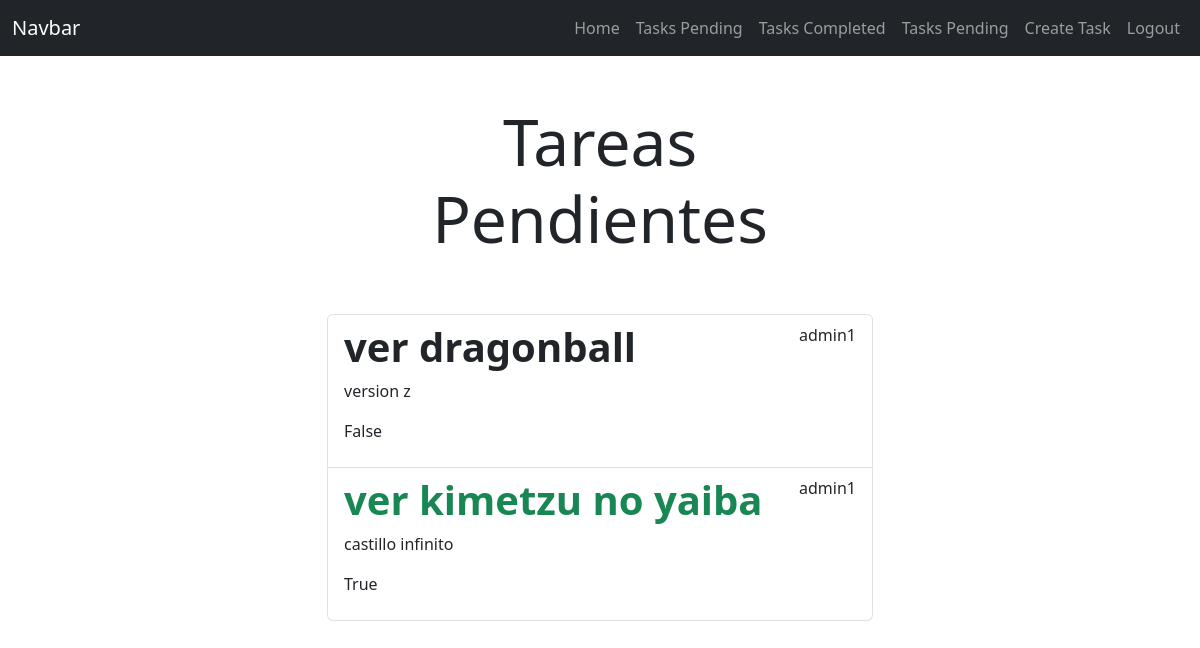
Screenshot of /tasks/ (signed in) with the database file from the repository.
### tasks/models.py (models this page shows, shortened)
class Task(models.Model):
    title=models.CharField(max_length=100)
    description = models.TextField(blank=True)
    created=models.DateTimeField(auto_now_add=True)
    datecompleted = models.DateTimeField(null=True,blank=True)
    important=models.BooleanField(default=False)
    user=models.ForeignKey(User,on_delete=models.CASCADE)

### tasks/views.py (the view)
# urls.py: path('tasks/',views.tasks,name='tasks'),
@login_required
def tasks(request):
    tasks = Task.objects.filter(user=request.user, datecompleted__isnull=True)
    return render(request,'tasks.html',{'tasks':tasks,'tipopagina':'Tareas Pendientes'})

### tasks/templates/tasks.html (shortened to what this page needs)
{% extends 'base.html' %}
{% block content %}
<main class="container">
    <div class="row">
        <div class="col-md-6 offset-md-3">
            <h1 class="text-center display-3 py-5">{{tipopagina}}</h1>
            <ul class="list-group">
                {% for task in tasks %}
                    <a class="list-group-item" href="{% url 'task_detail' task.id %}">
                        <header class="d-flex justify-content-between">
                            {% if task.important %}
                                <h1 class="fw-bold text-success">{{task.title}}</h1>
                            {% else %}
                                <h1 class="fw-bold">{{task.title}}</h1>
                            {% endif %}
                            <p>{{task.user.username}}</p>
                        </header>
                        <p>{{task.description}}</p>
                        <p>{{task.important}}</p>
                    </a>
                {% endfor %}
            </ul>
        </div>
    </div>
</main>
{% endblock %}

### rows the page displays
Task: title "ver dragonball", user.username "admin1", description "version z", important "False"
Task: title "ver kimetzu no yaiba", user.username "admin1", description "castillo infinito", important "True"

### other values shown
{{ tipopagina }} "Tareas Pendientes"
